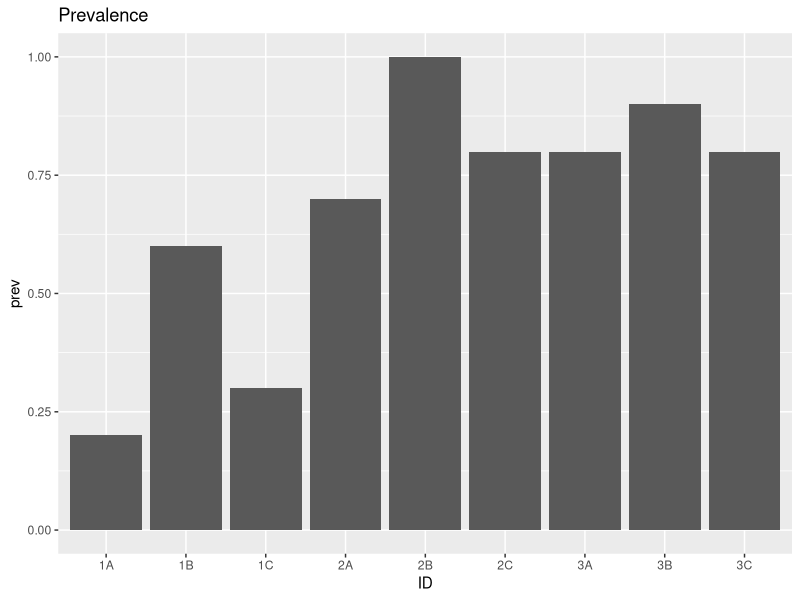
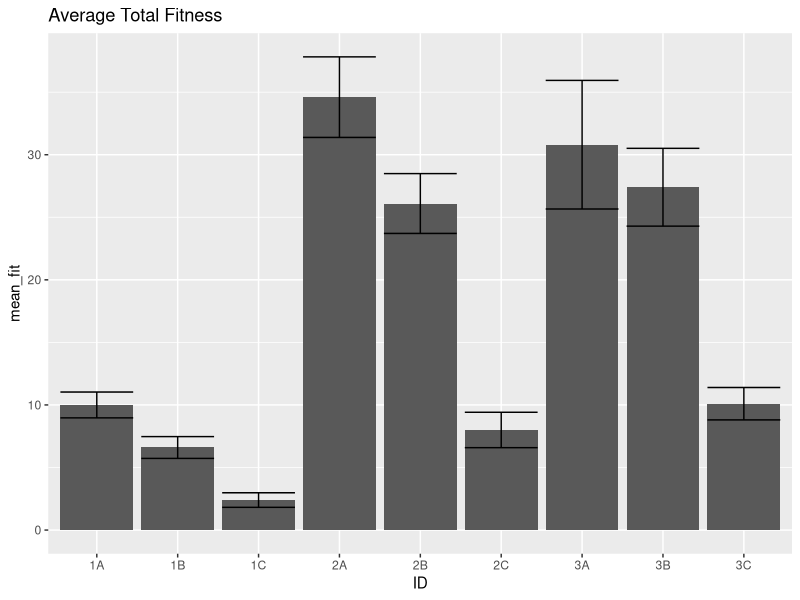
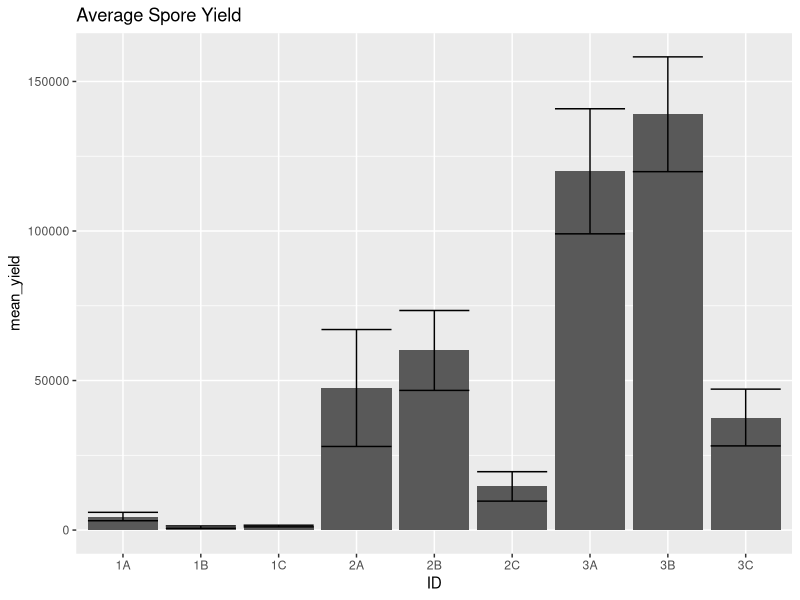
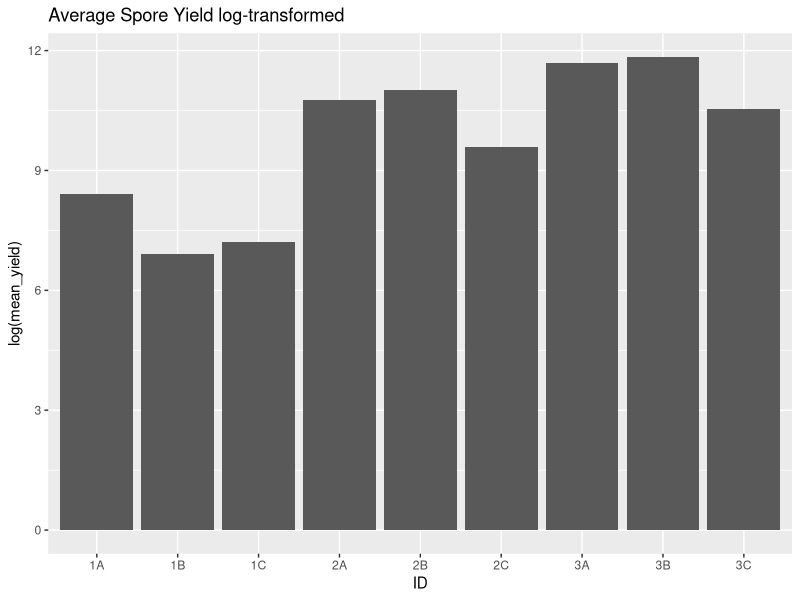
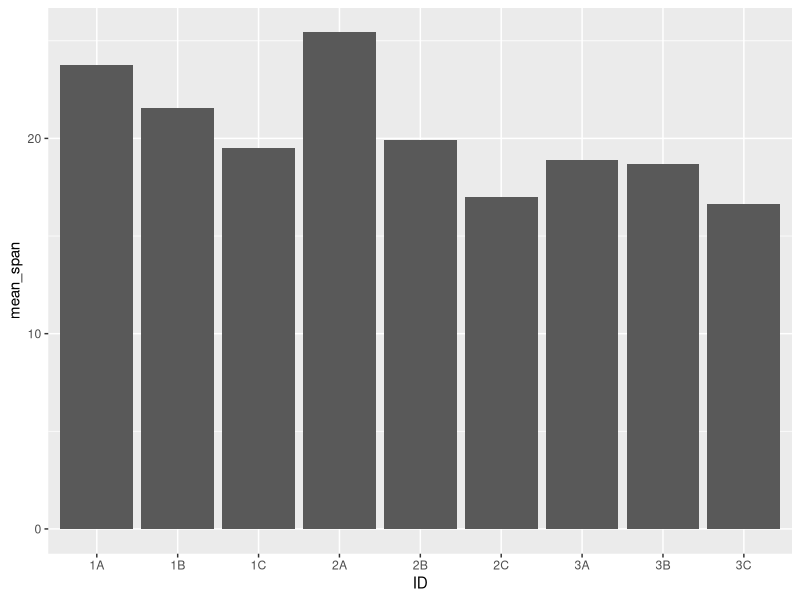

Source code (R) for these figures, in order:
## ---- chunk 1
knitr::opts_chunk$set(echo = TRUE)
## ---- chunk 2
library(tidyverse)
library(magrittr)
library(lubridate)
library(here)
## ---- chunk 3
treatments <- read_csv(here("data/treatments.csv"))
fitness <- read_csv(here("data/fitness.csv"))
mort <- read_csv(here("data/mortality.csv"))
## ---- chunk 4
head(treatments)
head(mort)
head(fitness)
## ---- chunk 5
prevalence <- mort %>% group_by(ID) %>% summarize(n = n(), prev = sum(infection_status, na.rm = T)/n()) #NA's removed from numerator but still in denominator
prevalence %>% ggplot(.,aes(x=ID,y=prev)) +
  geom_col() + 
  labs(title = "Prevalence")
## ---- chunk 6
fit_by_ID_replicate <- fitness %>% group_by(ID, replicate) %>% summarize(total_fit = sum(fitness, na.rm = T)) # removed NAs
fit_average <- fit_by_ID_replicate %>% group_by(ID) %>% 
  summarize(n = n(), mean_fit = mean(total_fit, na.rm = T), var = var(total_fit, na.rm = T), se = sqrt(var(total_fit, na.rm = T)/n())) # remove NAs
fit_average %>% ggplot(., aes(x=ID, y=mean_fit)) +
  geom_col() + 
  geom_errorbar(aes(ymin = mean_fit-se, ymax = mean_fit+se)) +
  labs(title = "Average Total Fitness")
## ---- chunk 7
spores <- mort %>% filter(spore_yield>0) %>% group_by(ID) %>% 
  summarize(mean_yield = mean(spore_yield, na.rm=T), # NAs removed but there should be no NAs after the filter
            var = var(spore_yield, na.rm = T), 
            se = sqrt(var(spore_yield, na.rm = T)/n()))
spores %>% ggplot(., aes(x=ID, y=mean_yield)) + 
  geom_col() + 
  geom_errorbar(aes(ymin = mean_yield-se, ymax = mean_yield+se)) +
  labs(title = "Average Spore Yield")
spores %>% ggplot(., aes(x=ID, y=log(mean_yield))) + 
  geom_col() + 
  labs(title = "Average Spore Yield log-transformed")
## ---- chunk 8
lifespan <- left_join(mort, treatments, by = "ID")
lifespan %<>% select(ID, replicate, birth_date, date)
mdy(lifespan$birth_date)
lifespan %<>% transmute(ID=ID, replicate=replicate, birthday=mdy(birth_date), deathday=mdy(date))
lifespan %<>% mutate(span = deathday - birthday)

mean_span <- lifespan %>% group_by(ID) %>% summarize(mean_span = mean(span, na.rm=T))

mean_span %>% ggplot(.,aes(x=ID, y=mean_span)) +
  geom_col()
